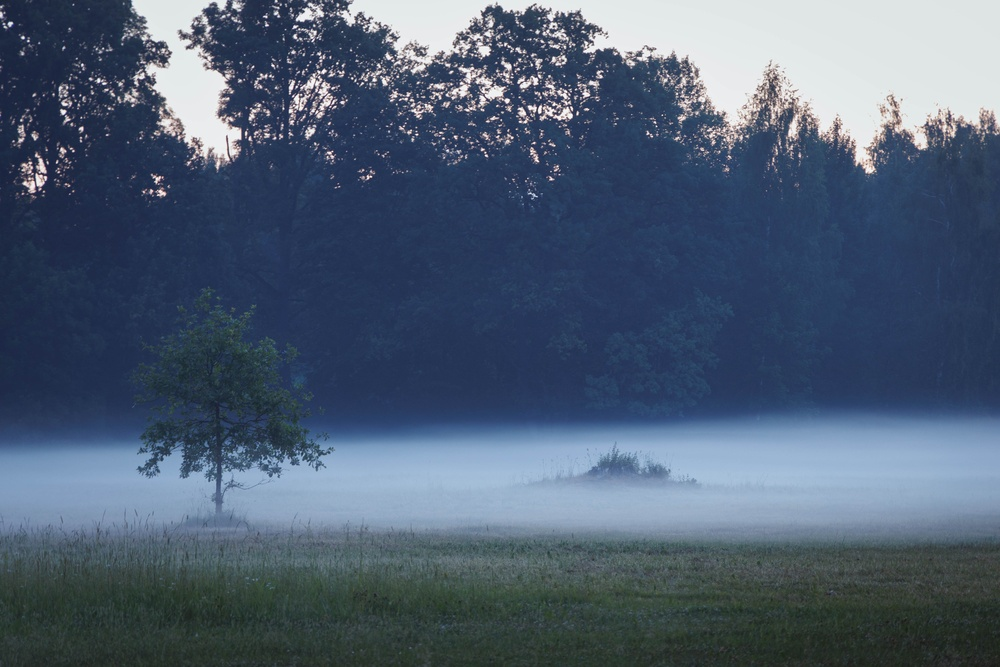
#> input picture image_compression/demo.jpg, 1000 x 667 px, shrunk from 6000 x 4000 before the run
$ python image_compression.py
#> lines starting #> are read from the running program, lines starting #| are printed output that depends on the picture; long printed decimals are rounded
### image_compression/entropy.py
# Author: ChatGPT
# OpenAI. (2023). ChatGPT [Large language model]. https://chat.openai.com
import numpy as np


def calculate_entropy(image: np.ndarray):
    """
    Calculate the entropy of an image.

    Args:
    image (numpy.ndarray): The image for which to calculate the entropy.

    Returns:
    float: The entropy of the image.
    """
    entropy = 0
    for c in range(image.shape[2]):
        # Flatten the image array and calculate the histogram
        histogram, _ = np.histogram(image[:, :, c].flatten(), bins=256, range=(0, 256), density=True)
        # Remove zeros to avoid issues with log
        histogram_nonzero = histogram[histogram > 0]
        # Calculate the entropy
        entropy += -np.sum(histogram_nonzero * np.log2(histogram_nonzero))
    return entropy

### image_compression/image_compression.py
# Realizēt attēlu saspiešanu ar paredzēšanas metodi.
import warnings

import cv2
import numpy as np

from entropy import calculate_entropy
warnings.simplefilter('ignore', category=RuntimeWarning)


def compress_image(image: np.ndarray):
    compressed = np.empty_like(image, dtype=np.int16)
    for channel in range(image.shape[2]):
        for i in range(image.shape[0]):
            # Paturam rindas pirmo pixeli kāds tas bija
            compressed[i, 0, channel] = image[i, 0, channel]
            for j in range(1, image.shape[1]):
                compressed[i, j, channel] = image[i, j, channel] - image[i, j - 1, channel]

                # Ietaupam vietu atmetot mazas starpības
                # if np.abs(compressed[i, j, channel]) < 5:
                #     compressed[i, j, channel] = 0
    compressed = np.mod(compressed, 256).astype(np.uint8)
    return compressed

def decompress_image(compressed: np.ndarray):
    decompressed = np.zeros_like(compressed, dtype=np.int16)
    for channel in range(compressed.shape[2]):
        for i in range(compressed.shape[0]):
            # Pirmais pikselis nav jāatspiež
            decompressed[i, 0, channel] = compressed[i, 0, channel]
            for j in range(1, compressed.shape[1]):
                decompressed[i, j, channel] = decompressed[i, j - 1, channel] + compressed[i, j, channel]

    decompressed = np.mod(decompressed, 256).astype(np.uint8)
    return decompressed


if __name__ == '__main__':
    img = cv2.imread("demo.jpg")
#> img is the input picture: shape (667, 1000, 3); mean B, G, R 114.3, 94, 78.5
    print("Original image entropy: ", calculate_entropy(img))
#> the loop in calculate_entropy, `for c in range(image.shape[2]):` made 3 passes
#> entropy on passes 1 to 3: 7.05, 13.7, 20.17
#> after the loop in calculate_entropy, `for c in range(image.shape[2]):`: entropy = 20.17
#| Original image entropy:  20.175
    compressed = compress_image(cv2.cvtColor(img, cv2.COLOR_BGR2RGB))
#> after the loop in compress_image, `for channel in range(image.shape[2]):`:
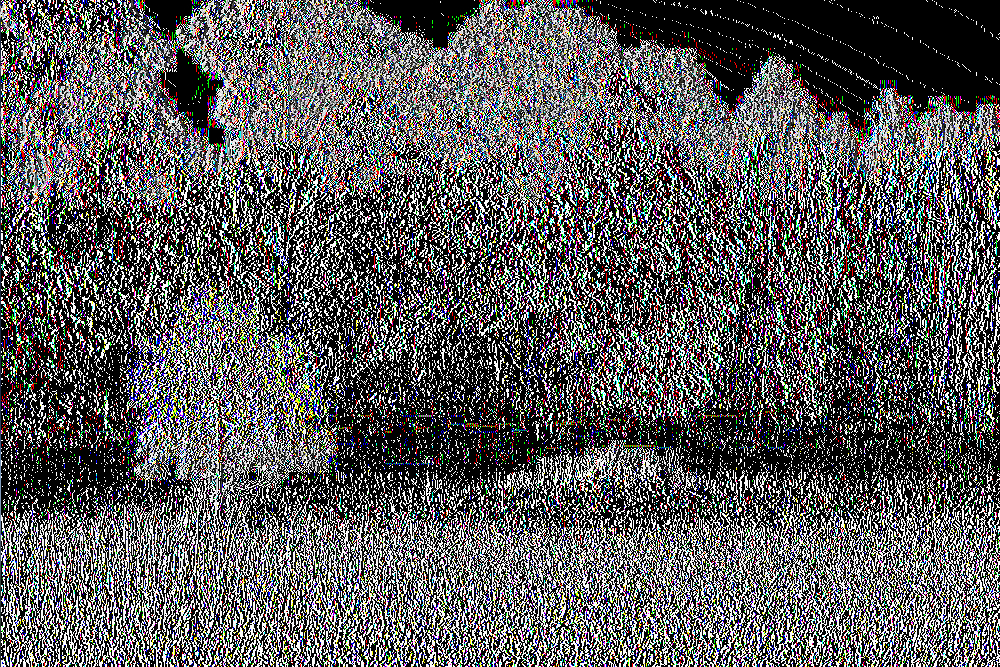
#> compressed: shape (667, 1000, 3) int16; mean R, G, B 91.7, 90.9, 91.4
    print("Compressed image entropy: ", calculate_entropy(compressed))
#> the loop in calculate_entropy (call 2), `for c in range(image.shape[2]):` made 3 passes
#> entropy on passes 1 to 3: 4.17, 8.32, 12.5
#| Compressed image entropy:  12.500
    decompressed = decompress_image(compressed)
#> after the loop in decompress_image, `for channel in range(compressed.shape[2]):`:
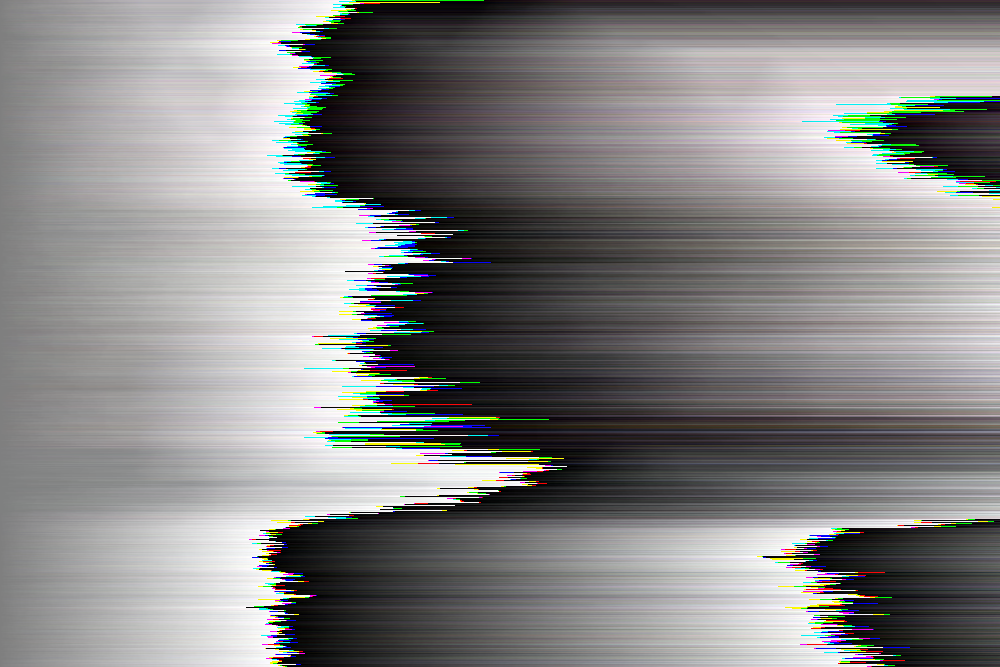
#> decompressed: shape (667, 1000, 3) int16; mean R, G, B 1335.2, 1272.2, 1234.6; drawn with min black and max white
    print("Decompressed image entropy: ", calculate_entropy(decompressed))
#| Decompressed image entropy:  20.175
    cv2.imwrite("compressed.jpg", cv2.cvtColor(compressed, cv2.COLOR_RGB2BGR))
    cv2.imwrite("decompressed.jpg", cv2.cvtColor(decompressed, cv2.COLOR_RGB2BGR))
